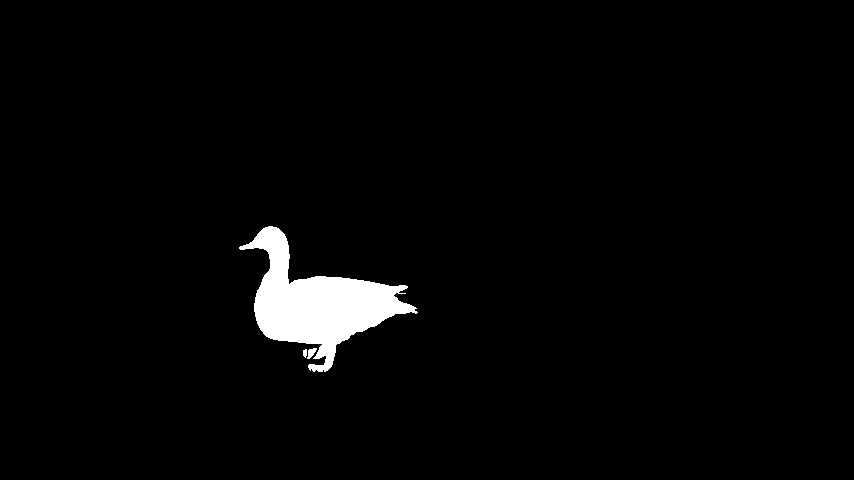
#> input picture output/grayscale_single_object_masks/mallard-fly/00000.png, 854 x 480 px
$ jupyter execute 00_binary-conversion-masks_label-to-colour-masks.ipynb
#> lines starting #> are read from the running program, lines starting #| are printed output that depends on the picture; after the words box and inside, x2 and y2 are one past the last pixel; in counts of white or black regions, pixels touching at a corner belong together
## Step 1: Load DAVIS Semantics JSON and Classify Sequences

#### This code loads davis_semantics.json and separates the sequence into two directiories—one for sequences with a single object and one for sequences with multiple objects

#### PT.2 Deriving Bounding Boxes: Binary Masks on Grayscaled Single-Object Sequences

[cell 1]
# Checking the graysclae value of the masks to choose the threshold at which the mask should become white
import cv2
import numpy as np
from pathlib import Path

# Define the root folder where your grayscale masks are stored.
# Adjust this path if necessary.
grayscale_dir = Path("output") / "grayscale_single_object_masks"

# Iterate over each sequence folder and then over each image file in those folders.
for sequence_folder in grayscale_dir.iterdir():
    if sequence_folder.is_dir():
        print(f"Sequence: {sequence_folder.name}")
        for img_file in sequence_folder.glob("*.*"):
            # Process only image files with common extensions.
            if img_file.suffix.lower() in ['.png', '.jpg', '.jpeg']:
                # Load the mask in grayscale.
                mask = cv2.imread(str(img_file), cv2.IMREAD_GRAYSCALE)
#> mask: shape (480, 854); values 0 (black) and 38 (white), 2.4% white; 3 white regions, box (x1, y1, x2, y2) and area: (239, 226, 418, 372) 9929, (307, 348, 317, 359) 63, (303, 349, 307, 358) 29
                if mask is None:
                    print(f"  Failed to load: {img_file}")
                    continue
                # Find unique pixel values.
                unique_vals = np.unique(mask)
#> unique_vals = [0, 38]
                print(f"  {img_file.name}: {unique_vals}")
#|   00000.png: [ 0 38]

[cell 2]
# Checking the graysclae value of the mask to choose the threshold at which the mask should become white
from pathlib import Path
import cv2

mask_path = Path("output/grayscale_single_object_masks/dog/00000.png")
grayscale_mask = cv2.imread(str(mask_path), cv2.IMREAD_GRAYSCALE)
unique_vals = np.unique(grayscale_mask)
print("Unique pixel values in the grayscale mask:", unique_vals)
#| Unique pixel values in the grayscale mask: [ 0 38]

[cell 3]
import cv2
import numpy as np
import matplotlib.pyplot as plt
from pathlib import Path

def convert_to_binary_mask_otsu(grayscale_mask):
    """
    Applies Otsu's thresholding to a grayscale mask to produce a binary mask.
    """
    # Use Otsu's thresholding: the threshold value is automatically determined.
    ret, binary_mask = cv2.threshold(grayscale_mask, 0, 255, cv2.THRESH_BINARY + cv2.THRESH_OTSU)
#> ret = 0
    print(f"Otsu threshold: {ret}")
#| Otsu threshold: 0.0
    return binary_mask

# Example usage:
mask_path = Path("output/grayscale_single_object_masks/dog/00000.png")
grayscale_mask = cv2.imread(str(mask_path), cv2.IMREAD_GRAYSCALE)
binary_mask = convert_to_binary_mask_otsu(grayscale_mask)

plt.figure(figsize=(10, 5))
plt.subplot(1,2,1)
plt.imshow(grayscale_mask, cmap='gray')
plt.title("Grayscale Mask")
plt.axis('off')

plt.subplot(1,2,2)
plt.imshow(binary_mask, cmap='gray')
plt.title("Binary Mask (Otsu's)")
plt.axis('off')

plt.show()
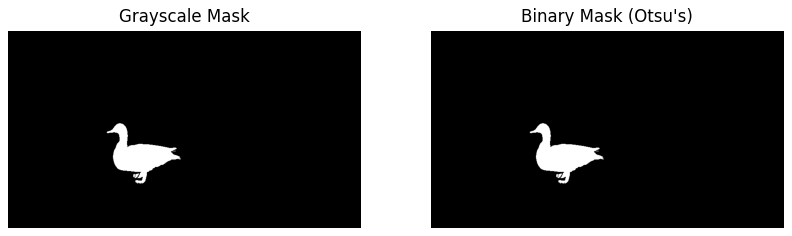
#> figure drawn by matplotlib, 2 panels

[cell 4]
import cv2
import numpy as np
from pathlib import Path

def convert_to_binary_mask_otsu(grayscale_mask):
    """
    Applies Otsu's thresholding to a grayscale mask to produce a binary mask.
    """
    ret, binary_mask = cv2.threshold(grayscale_mask, 0, 255, cv2.THRESH_BINARY + cv2.THRESH_OTSU)
#> ret = 0
    print(f"Otsu threshold: {ret}")
#| Otsu threshold: 0.0
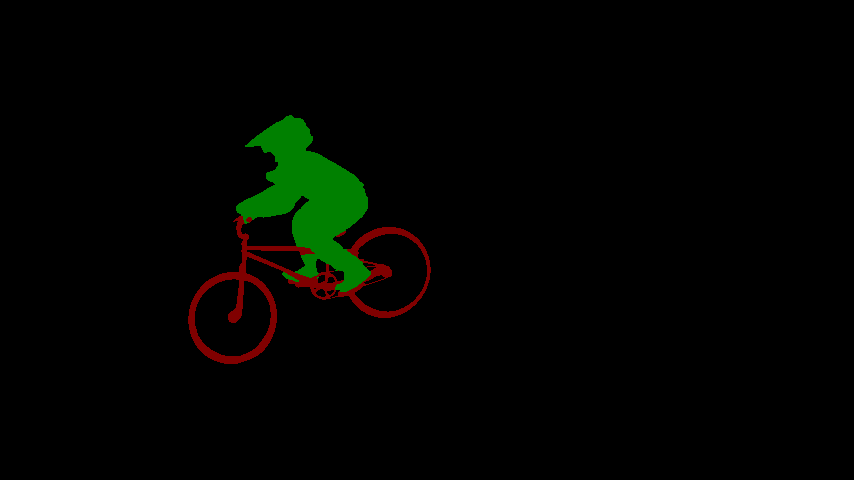
#> input picture output/multi_object_annotations/bmx-bumps/00024.png, 854 x 480 px
#> in process_sequence_labeling, mask is the input picture: shape (480, 854, 3); mean B, G, R 0, 3.4, 1.7
    return binary_mask

def process_and_save_binary_mask(input_mask_path, output_mask_path):
    """
    Loads a grayscale mask, converts it to a binary mask using Otsu's method,
    and saves the binary mask to the output path.
    """
    # Load the grayscale mask
    grayscale_mask = cv2.imread(str(input_mask_path), cv2.IMREAD_GRAYSCALE)
    if grayscale_mask is None:
        raise FileNotFoundError(f"Could not load mask from: {input_mask_path}")

    # Convert the mask using Otsu's thresholding
    binary_mask = convert_to_binary_mask_otsu(grayscale_mask)

    # Ensure the output directory exists
    output_mask_path.parent.mkdir(parents=True, exist_ok=True)

    # Save the binary mask
    cv2.imwrite(str(output_mask_path), binary_mask)
    print(f"Saved binary mask to: {output_mask_path}")

def process_all_single_object_masks(input_root, output_root):
    """
    Processes all single-object mask images found under the input_root directory.
    For each sequence folder, it converts each mask image to binary and saves it in the corresponding folder under output_root.
    """
    input_root = Path(input_root)
    output_root = Path(output_root)

    for sequence_folder in input_root.iterdir():
        if sequence_folder.is_dir():
            # Create corresponding output folder for this sequence
            sequence_output = output_root / sequence_folder.name
            sequence_output.mkdir(parents=True, exist_ok=True)
            print(f"Processing sequence: {sequence_folder.name}")

            # Process each image file in the sequence folder
            for img_file in sequence_folder.iterdir():
                if img_file.suffix.lower() in ['.png', '.jpg', '.jpeg']:
                    output_path = sequence_output / img_file.name
                    process_and_save_binary_mask(img_file, output_path)

if __name__ == "__main__":
    # Input directory containing your grayscale single-object masks
    input_dir = Path("output") / "grayscale_single_object_masks"
    # Output directory where the binary masks will be saved
    output_dir = Path("output") / "binary_single_object_masks"

    process_all_single_object_masks(input_dir, output_dir)

### STEP 3: Preprocessing the Multi-Object Video Sequences' Frames for Generating Bounding Boxes

#### ----NEW APPROACH---- PT 1. Deriving Bounding Boxes: Label-to-Colour

[cell 5]
import cv2
import numpy as np
import json
from pathlib import Path

def color_mask_to_label_image(mask):
    """
    Converts a color-coded segmentation mask (BGR) into a single-channel label image.
    Each unique color (except background, assumed black) is mapped to a unique integer.

    Args:
        mask (np.ndarray): Color-coded mask (BGR).

    Returns:
        label_img (np.ndarray): Single-channel label image (dtype=uint16).
        color_to_label (dict): Mapping from each unique color (tuple) to its assigned integer label.
    """
    # Convert BGR to RGB for consistency
    mask_rgb = cv2.cvtColor(mask, cv2.COLOR_BGR2RGB)
    h, w, _ = mask_rgb.shape
#> h = 480; w = 854
    # Reshape to a list of pixels
    pixels = mask_rgb.reshape(-1, 3)
    unique_colors = {tuple(color) for color in np.unique(pixels, axis=0)}
#> unique_colors = 3 items

    color_to_label = {}
    current_label = 1
    for color in unique_colors:
        if color == (0, 0, 0):  # assume background is black
            color_to_label[color] = 0
        else:
            color_to_label[color] = current_label
            current_label += 1
#> this loop made 3 passes
#> (color, current_label) on passes 1, 3: ((128, 0, 0), 2), ((0, 128, 0), 3)
#> color on pass 2: (0, 0, 0)
#> after the loop, color_to_label = {(128, 0, 0): 1, (0, 0, 0): 0, (0, 128, 0): 2}; current_label = 3

    label_img = np.zeros((h, w), dtype=np.uint16)
    # Iterate over all pixels (can be vectorized; for clarity we use loops)
    for y in range(h):
        for x in range(w):
            col = tuple(int(c) for c in mask_rgb[y, x])
            label_img[y, x] = color_to_label.get(col, 0)
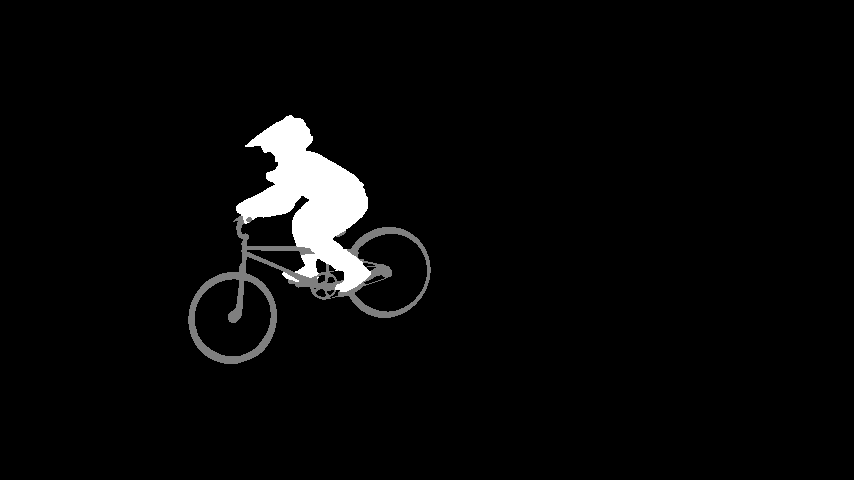
#> label_img: shape (480, 854) uint16; min 0, max 2, mean 0.0662; drawn with min black and max white
    return label_img, color_to_label

def process_sequence_labeling(input_seq_folder, output_seq_folder, min_area=50):
    """
    Processes all color-coded segmentation mask images in an input sequence folder,
    converts each to a single-channel label image, and saves them in the output folder.

    Args:
        input_seq_folder (str or Path): Folder containing color-coded segmentation masks.
        output_seq_folder (str or Path): Folder where label images will be saved.
        min_area (int): (Optional) Can be used later to filter very small regions when deriving boxes.

    Returns:
        index_dict (dict): Dictionary mapping each processed mask filename (relative to the sequence)
                           to a dictionary with keys:
                             - "label_image": path to the saved label image
                             - "color_to_label": the mapping from colors to labels (as a dict)
    """
    input_seq_folder = Path(input_seq_folder)
    output_seq_folder = Path(output_seq_folder)
    output_seq_folder.mkdir(parents=True, exist_ok=True)

    index_dict = {}

    # Process every file in the input sequence folder
    mask_files = sorted(list(input_seq_folder.glob("*.*")))
    for mask_file in mask_files:
        # Read the color-coded segmentation mask
        mask = cv2.imread(str(mask_file), cv2.IMREAD_COLOR)
        if mask is None:
            print(f"Warning: Could not load mask {mask_file.name}")
            continue

        # Convert to label image and get the color-to-label mapping
        label_img, color_to_label = color_mask_to_label_image(mask)
#> color_to_label = {(128, 0, 0): 1, (0, 0, 0): 0, (0, 128, 0): 2}

        # Optionally, you might add a filtering step based on min_area here when deriving bounding boxes later.

        # Save the label image as a 16-bit PNG (to preserve label values)
        # Changed to use the original filename (e.g., "00000.png") instead of "00000_label.png"
        out_filename = mask_file.name
        out_path = output_seq_folder / out_filename
        cv2.imwrite(str(out_path), label_img)

        # Record the info in our index dictionary
        index_dict[mask_file.name] = {
            "label_image": str(out_path),
            "color_to_label": color_to_label  # keys will be tuples; JSON will serialize them as lists.
        }
        print(f"Processed {mask_file.name}: saved label image to {out_path}")

    return index_dict

def process_all_sequences(input_root, output_root, min_area=50):
    """
    Processes all multi-object segmentation sequences under the input_root folder.
    For each sequence, converts all color-coded masks to label images and saves them.

    Args:
        input_root (str or Path): Root folder containing sequence subfolders (e.g., "output/multi_object_annotations").
        output_root (str or Path): Root folder where label images (with same subfolder structure) will be saved.
        min_area (int): Minimum area threshold (passed to process_sequence_labeling).

    Returns:
        all_index (dict): Dictionary mapping sequence names to their index dictionaries.
                         Format: { "sequence_name": { "mask_filename": { "label_image": ..., "color_to_label": ... }, ... }, ... }
    """
    input_root = Path(input_root)
    output_root = Path(output_root)
    all_index = {}

    for seq_folder in sorted(input_root.iterdir()):
        if not seq_folder.is_dir():
            continue
        seq_name = seq_folder.name
        out_seq_folder = output_root / seq_name
        print(f"Processing sequence: {seq_name}")
        index_dict = process_sequence_labeling(seq_folder, out_seq_folder, min_area=min_area)
#> index_dict = 1 item
        all_index[seq_name] = index_dict
#> pass 2 of the loop in process_all_sequences, `for seq_folder in sorted(input_root.iterdir()):`:
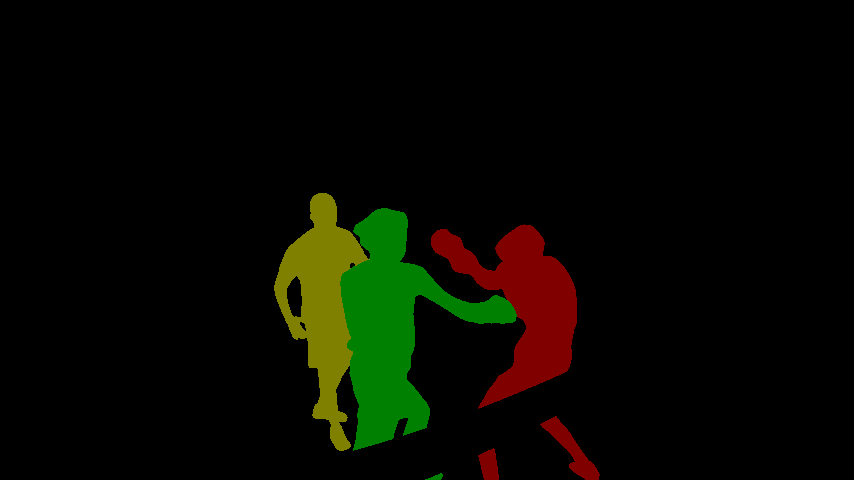
#> input picture output/multi_object_annotations/boxing-fisheye/00014.png, 854 x 480 px
#> in process_sequence_labeling, mask is the input picture: shape (480, 854, 3); mean B, G, R 0, 8.3, 7.3
#> unique_colors = 4 items
#> the loop in color_mask_to_label_image (call 2), `for color in unique_colors:` made 4 passes
#> after the loop in color_mask_to_label_image (call 2), `for color in unique_colors:`: color_to_label = {(128, 0, 0): 1, (0, 0, 0): 0, (0, 128, 0): 2, (128, 128, 0): 3}; current_label = 4
#> after the loop in color_mask_to_label_image (call 2), `for y in range(h):`:
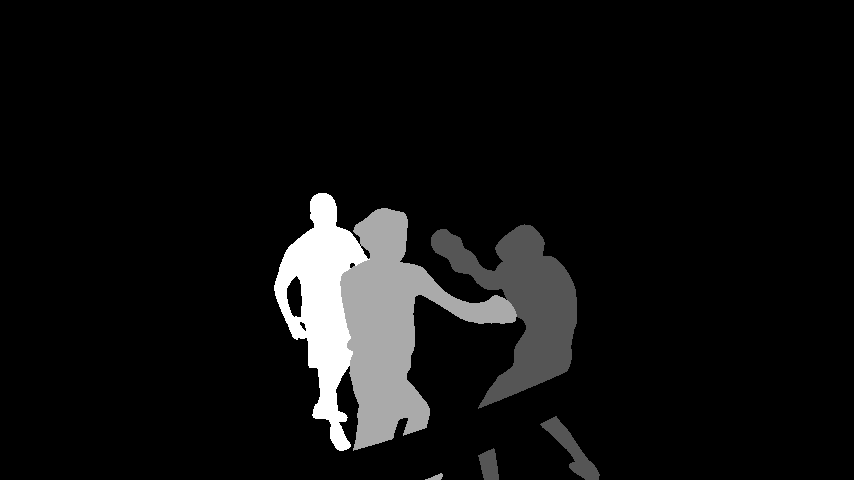
#> label_img: shape (480, 854) uint16; min 0, max 3, mean 0.187; drawn with min black and max white
#> pass 3 of the loop in process_all_sequences, `for seq_folder in sorted(input_root.iterdir()):`:
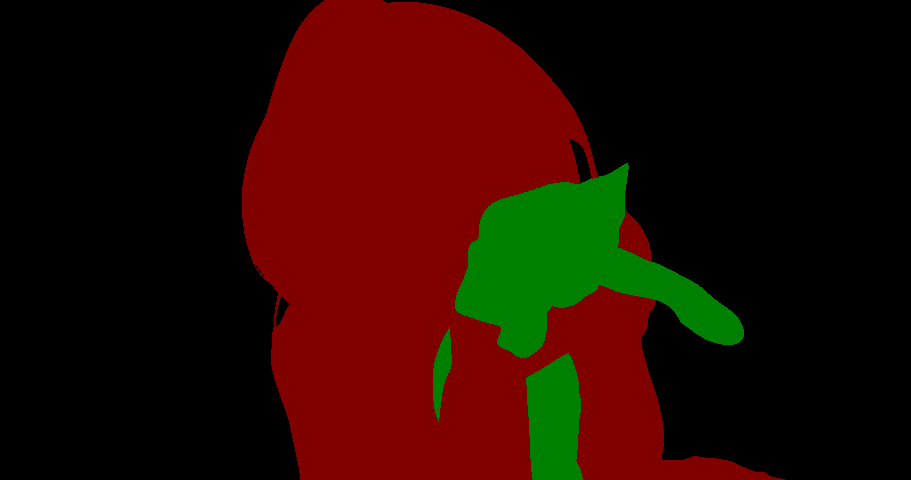
#> input picture output/multi_object_annotations/cat-girl/00050.png, 911 x 480 px
#> in process_sequence_labeling, mask is the input picture: shape (480, 911, 3); mean B, G, R 0, 9.4, 39.8
#> mask_rgb: shape (480, 911, 3)
#> unique_colors = 3 items
#> the loop in color_mask_to_label_image (call 3), `for color in unique_colors:` made 3 passes
#> after the loop in color_mask_to_label_image (call 3), `for color in unique_colors:`: color_to_label = {(128, 0, 0): 1, (0, 0, 0): 0, (0, 128, 0): 2}; current_label = 3
#> after the loop in color_mask_to_label_image (call 3), `for y in range(h):`:
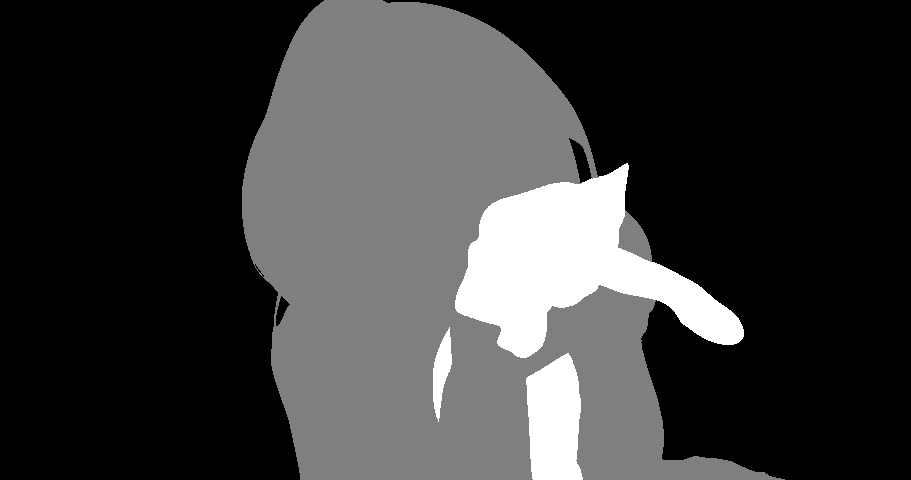
#> label_img: shape (480, 911) uint16; min 0, max 2, mean 0.457; drawn with min black and max white
#> in process_sequence_labeling (call 3), `label_img, color_to_label = color_mask_to_label_image(mask)`: color_to_label = {(128, 0, 0): 1, (0, 0, 0): 0, (0, 128, 0): 2}

    return all_index

# -------------------------
# Main Pipeline: Process and Save Labeling for All Multi-Object Sequences
# -------------------------
if __name__ == "__main__":
    # Input root: folder containing multi-object segmentation masks (color-coded)
    input_root = Path("output/multi_object_annotations")
    # Output root: where the processed label images will be saved
    output_root = Path("output/multi_object_label_masks")

    # Process all sequences
    all_sequences_index = process_all_sequences(input_root, output_root, min_area=50)
#> all_sequences_index = 3 items

    # Save the aggregated index to a JSON file
    output_json = Path("output") / "multi_object_labeling_index.json"
    # Before dumping, convert any tuple keys (from color mappings) to lists so JSON can serialize them.
    def convert_mapping(mapping):
        return {str(k): v for k, v in mapping.items()}

    # We iterate over all sequences and convert the color_to_label mappings.
    for seq in all_sequences_index:
        for mask_name in all_sequences_index[seq]:
            mapping = all_sequences_index[seq][mask_name].get("color_to_label", {})
            all_sequences_index[seq][mask_name]["color_to_label"] = convert_mapping(mapping)
#> this loop made 3 passes
#> seq on passes 1 to 3: 'bmx-bumps', 'boxing-fisheye', 'cat-girl'

    with open(output_json, "w") as f:
        json.dump(all_sequences_index, f, indent=2)

    print("Saved labeling index for all multi-object sequences to:", output_json.resolve())
